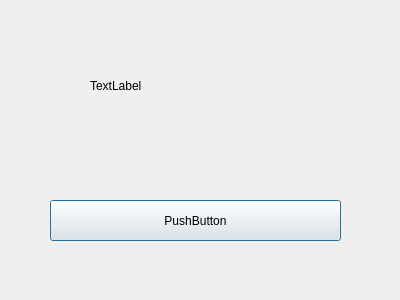
<?xml version="1.0" encoding="UTF-8"?>
<ui version="4.0">
 <class>Dialog</class>
 <widget class="QDialog" name="Dialog">
  <property name="geometry">
   <rect>
    <x>0</x>
    <y>0</y>
    <width>400</width>
    <height>300</height>
   </rect>
  </property>
  <property name="windowTitle">
   <string>Dialog</string>
  </property>
  <widget class="QLabel" name="label">
   <property name="geometry">
    <rect>
     <x>90</x>
     <y>70</y>
     <width>221</width>
     <height>31</height>
    </rect>
   </property>
   <property name="text">
    <string>TextLabel</string>
   </property>
  </widget>
  <widget class="QPushButton" name="pushButton">
   <property name="geometry">
    <rect>
     <x>50</x>
     <y>200</y>
     <width>291</width>
     <height>41</height>
    </rect>
   </property>
   <property name="text">
    <string>PushButton</string>
   </property>
  </widget>
 </widget>
 <layoutdefault spacing="6" margin="11"/>
 <resources/>
 <connections/>
</ui>
